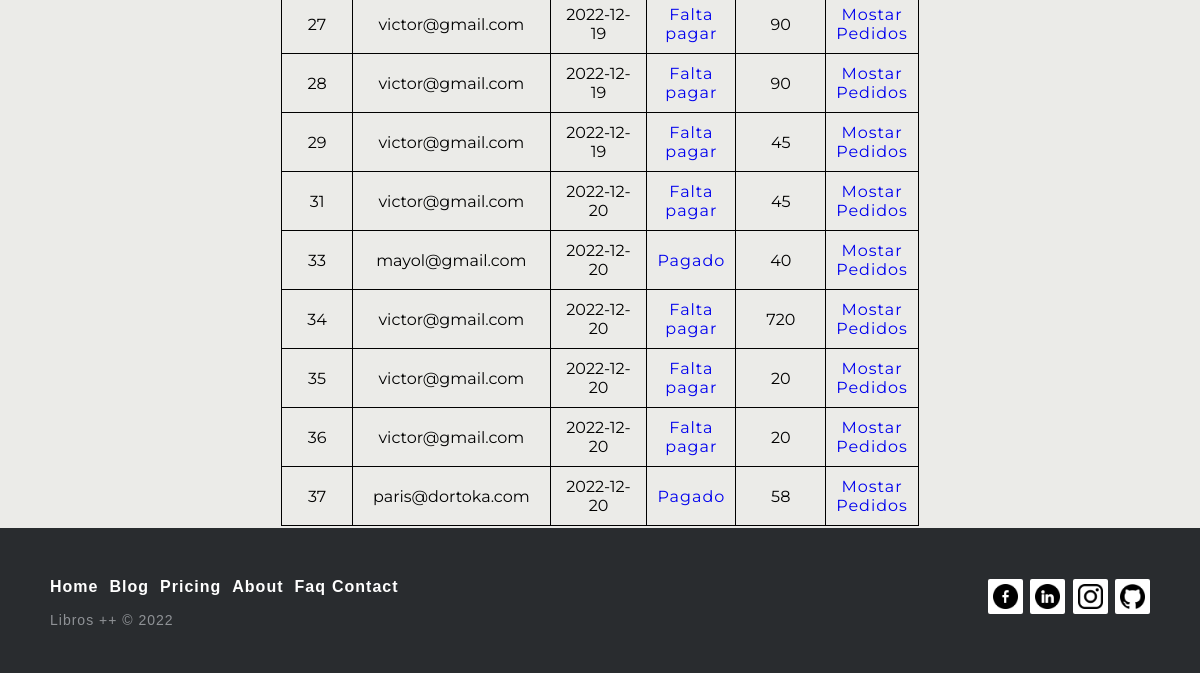
The page /index.php?controller=Pedido&action=mostrarPedidos (signed in, lower part) on the database as committed earlier.
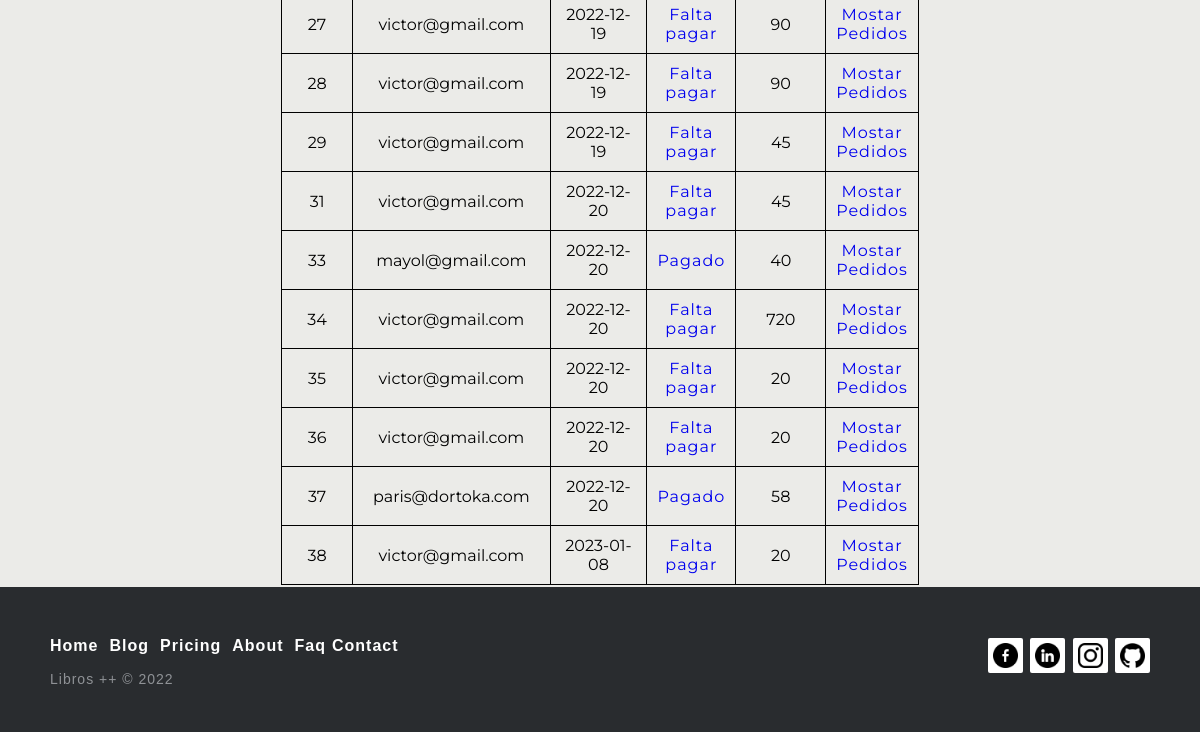
The same page on the database as committed later.
### tables this page shows
CREATE TABLE `pedido` (
  `idPedido` int(11) NOT NULL,
  `correoCliente` varchar(30) NOT NULL,
  `fechaPeticion` date NOT NULL,
  `estado` tinyint(1) NOT NULL DEFAULT 0,
  `importeTotal` float(6,2) NOT NULL DEFAULT 0.00
);

### models/database.php (called while the page is built, shortened)
<?php
class Database{
    public function __construct(){
        $servername = "localhost";
        $dbname= "tiendaonline";
        $username = "root";
        $password = "";
		$this->db = new PDO("mysql:host=$servername;dbname=$dbname",$username, $password);
    }
}

### models/pedido.php (called while the page is built, shortened)
<?php
    require_once("database.php");
    class Pedido extends Database{
        function mostrarPedidos(){
                $sql = "SELECT * FROM pedido";
                $rows = $this->db->query($sql);
                return $rows->fetchAll(PDO::FETCH_CLASS);
        }
}

### views/pedido/mostrarPedidos.php (the view, shortened to what this page needs)
<div class="tablaListadoPedidos">
    <?php
        if(isset($todosLosPedidos) && count($todosLosPedidos) > 0){
            echo "<table class='tablaAdmin'>";
            foreach($todosLosPedidos as $clave => $valor){
                echo "<tr>";
                foreach($valor as $clave1 => $valor1){
                    if($clave1 == 'estado'){
                        if($valor1 == 0){
                            echo "<td class='tdAdmin'><a href='index.php?controller=Pedido&action=editarEstado&idPedido=".$valor->idPedido."&estado=1'>Falta pagar</a></td>";
                        }else{
                            echo "<td class='tdAdmin'><a href='index.php?controller=Pedido&action=editarEstado&idPedido=".$valor->idPedido."&estado=0'>Pagado</a></td>";
                        }
                    }
                    else{
                        echo "<td class='tdAdmin'>$valor1</td>";
                    }
                }
                echo "<td class='tdAdmin'><a href='index.php?controller=Pedido&action=mostrarDetallePedido&idPedido=".$valor->idPedido."'>Mostar Pedidos</a></td>";
                echo "</tr>";
            }
            echo "</table>";
        }else{
            echo "No hay pedidos";
        }
    ?>
</div>

Rows that differ between the two databases and show on the page:
added pedido: valor1 "38", valor1 "victor@gmail.com", valor1 "2023-01-08", valor1 "20"
